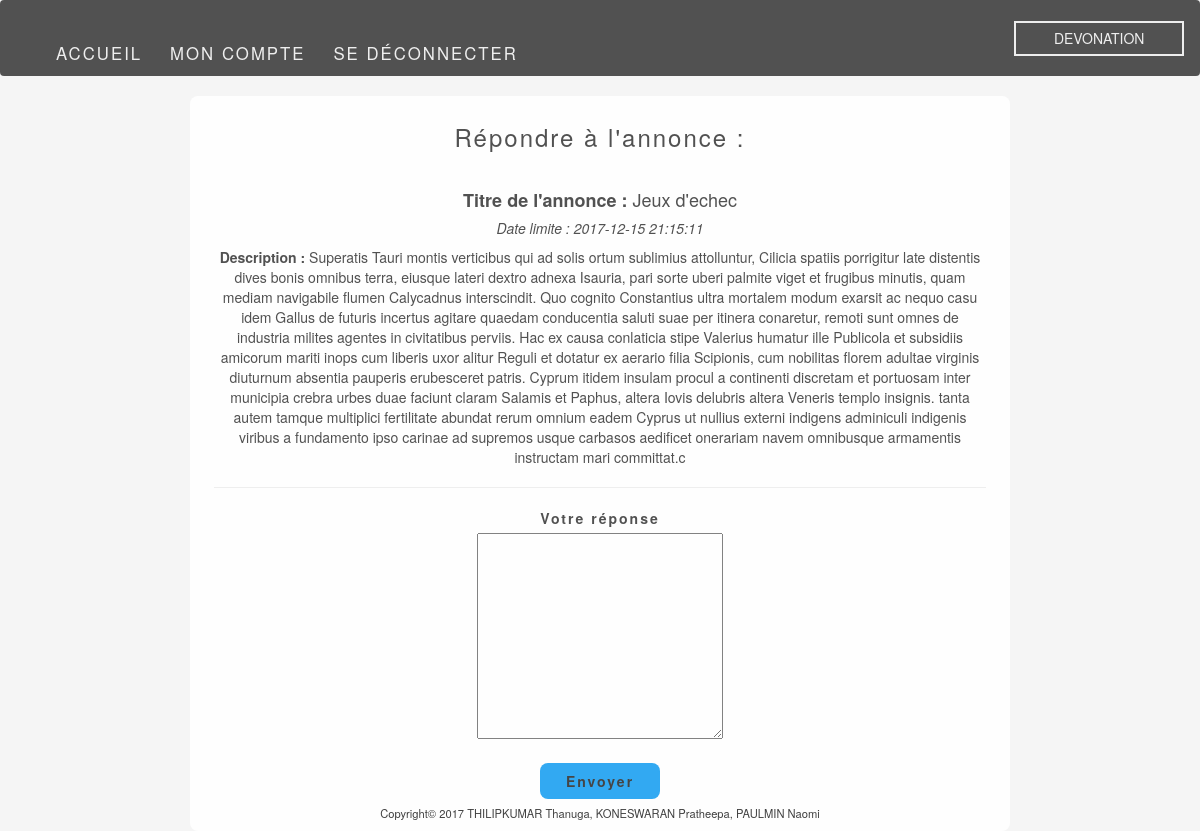
/form_response.php?id=15 (signed in), run on the app's committed database.
### tables this page shows
CREATE TABLE IF NOT EXISTS `ad` (
  `id_ad` int(11) NOT NULL AUTO_INCREMENT,
  `title` varchar(50) NOT NULL,
  `ad_date` datetime NOT NULL,
  `deadline` date DEFAULT NULL,
  `description` text,
  `id_user` int(11) NOT NULL,
  PRIMARY KEY (`id_ad`),
  KEY `FK_ad_id_user` (`id_user`)
);

### form_response.php (the view, shortened to what this page needs)
<!doctype html>
<html lang="fr">
<head>
    <link rel="stylesheet" href="https://maxcdn.bootstrapcdn.com/bootstrap/3.3.7/css/bootstrap.min.css"
>
    <link rel="stylesheet" href="./CSS/header.css">
</head>
<body>
<?php require('includes/header.php');
if (isset($_SESSION['id'])) {
    ?>
<div class="row">
<div class="form col-xs-10 col-xs-offset-1 col-sm-10 col-sm-offset-1 col-md-8 col-md-offset-2 col-lg-8 col-lg-offset-2">
    <h3>Répondre à l'annonce :</h3>
    <?php
    $id = $_GET['id'];
    $req = $db->query("SELECT * FROM ad WHERE id_ad = $id");
    $ad = $req->fetch();
    ?>
    <h4><b>Titre de l'annonce :</b>
        <?php
        echo $ad['title'];
        ?>
    </h4>
    <h5>
        <i>Date limite :
        <?php
        echo $ad['ad_date'];
        ?>
        </i>
    </h5>
    <p>
        <b>Description :</b>
        <?php
        echo $ad['description'];
        ?>
    </p>
    <HR size=2 align=center width="100%">
    <form action="" method="post" class="rep_ad">
        <label for="reponse">Votre réponse</label><br>
        <textarea name="reponse" id="" cols="30" rows="10"></textarea><br>
        <br>
        <input type="submit" value="Envoyer" class="btn">
    </form>
<?php
} else {
    header('Location: connexion.php');
}
?>
</div>
</div>

### CSS/header.css (style rules this page uses)
html { min-height: 100%; }
body { position: relative; background-color: #f5f5f5; }
h1, h2, h3, h4, h5, h6, p, a, label { color: #404040; }
form { margin: 2vh 2vw; }
form input { margin: 1vh 1vw; width: 450px; }
.btn { width: 120px; background: #1da1f2; border: none; border-radius: 8px; padding: 1vh 1.5vw; font-weight: bold; }
.form { margin-top: 12vh; background: #ffffff; border-radius: 8px; padding: 1vh 2vw 2vh; text-align: center; opacity: 0.9; }
.form label,.form h3, .btn, li { letter-spacing: 2px; }
.form h3 { margin-bottom: 5vh; }
.form input { border-radius: 8px; margin: auto; }
.footer { position: absolute; font-size: 0.8em; color: #eeeeee; bottom: 0; text-align: center; width:100%; }

### data on the page
ad: title "Jeux d'echec", ad_date "2017-12-15 21:15:11", description "Superatis Tauri montis verticibus qui ad solis ortum sublimius attolluntur, Cilicia spatiis porrigitur late distentis dives bonis omnibus terra, eiusque lateri dextro adnexa Isauria, pari sorte uberi palmite viget et frugibus minutis, quam mediam navigabile flumen Calycadnus interscindit. Quo cognito Constantius ultra mortalem modum exarsit ac nequo casu idem Gallus de futuris incertus agitare quaedam conducentia saluti suae per itinera conaretur, remoti sunt omnes de industria milites agentes in civitatibus perviis. Hac ex causa conlaticia stipe Valerius humatur ille Publicola et subsidiis amicorum mariti inops cum liberis uxor alitur Reguli et dotatur ex aerario filia Scipionis, cum…"
